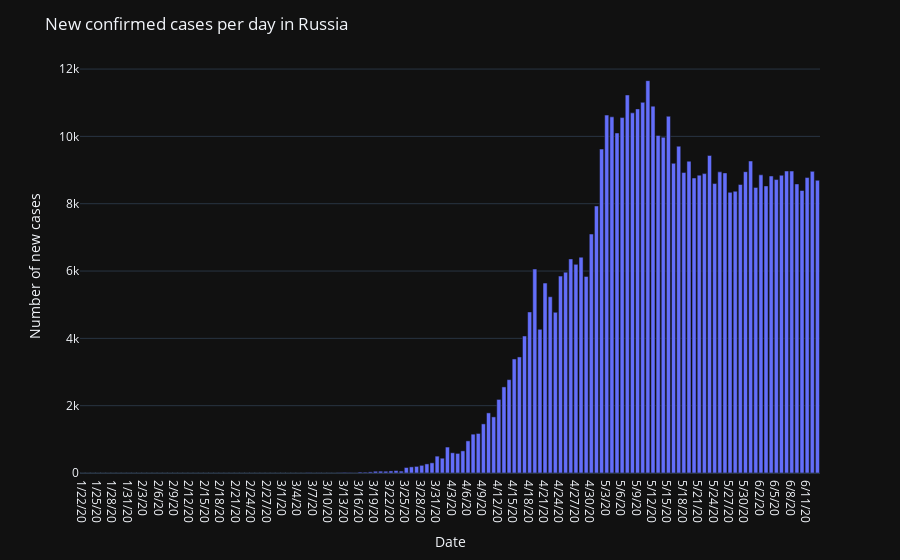

Notebook code for this chart:
### Code cell
country_name = country_cases_sorted['country'][2]
plot_timeseries(country_name, get_new_cases, f'New confirmed cases per day in {country_name}')

### Figure 1 — Plotly figure (JSON) as saved in the notebook; plotly's stock layout.template omitted (floating-point values rounded to 4 significant figures; data arrays with more than 128 entries replaced by an {"elided": "..."} marker saying what was removed)
{"data": [{"alignmentgroup": "True", "hovertemplate": "date=%{x}<br>cases=%{y}<extra></extra>", "legendgroup": "", "marker": {"color": "#636efa"}, "name": "", "offsetgroup": "", "orientation": "v", "showlegend": false, "textposition": "auto", "type": "bar", "x": {"elided": "144 str values"}, "xaxis": "x", "y": {"elided": "144 int values"}, "yaxis": "y"}], "layout": {"barmode": "relative", "legend": {"tracegroupgap": 0}, "margin": {"t": 60}, "title": {"text": "New confirmed cases per day in Russia"}, "xaxis": {"anchor": "y", "domain": [0, 1], "title": {"text": "Date"}}, "yaxis": {"anchor": "x", "domain": [0, 1], "title": {"text": "Number of new cases"}}}}
